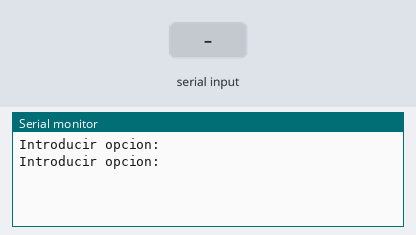
Bench run of a sketch on a simulated Arduino Uno, built with avr-gcc and run on an emulated ATmega328P. Shown: the last lines printed to the serial monitor. The inputs (shaded band) are chosen by the test bench.

Above: at 2.2 s.
2.3 s: "start" received over Serial
5.3 s: "T" received over Serial
At 6.9 s:
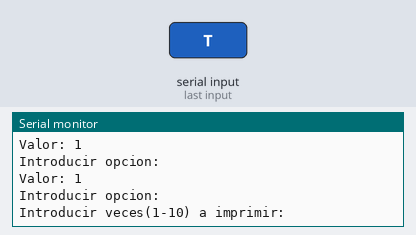
7.8 s: "1\n" received over Serial
At 10.2 s:
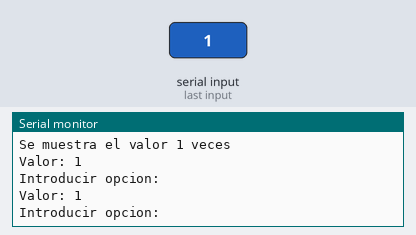

The sketch:

app.ino
```cpp
String textoSerial;
char opcion;
bool activo=0;
bool modo=0;
int valor=1;
int numFor=1;
long temporizador=0;

void setup() {
  // put your setup code here, to run once:
  Serial.begin(9600);
  delay(1000); //Espera tras serial begin
  temporizador=millis();


}

void loop() {

    Serial.print("Introducir opcion: ");
    while(Serial.available()==0){
      textoSerial ="";
      textoSerial = Serial.readString();

      //Si se ha leído algún mensaje, se sale del while
      if(textoSerial != "" || millis()>=temporizador+1000){
        temporizador=millis();
        break;
      }
    }
    Serial.println();

    //Se guarda opcion
    if(textoSerial==""){
      opcion = 'z';
    }else{
      opcion = textoSerial.charAt(0);
    }


    switch(opcion){
      case 'h':
      case 'H':
        Serial.println("H o h (help): muestra este menu de ayuda.");
        Serial.println("START o start: publica cada segundo un valor por el puerto serie");
        Serial.println("STOP o stop: detiene la publicación del valor.");
        Serial.println("T o t (time): El siguiente valor enviado cambiará el periodo de publicación de la señal entre 1 y 10 veces por segundo.");
        Serial.println("M o m (mode): cambia el modo de fijo a alternativo. En modo fijo la señal se emite mantiene siempre el mismo valor siendo el ultimo emitido, por defecto debe ser un 1. Por otra parte, en modo alternativo cada vez que se publica el valor se alterna entre 0 y 1");
        break;
      case 's':
      case 'S':
        //Serial.println(textoSerial);
        //Serial.println(textoSerial.length());
        //if(textoSerial.charAt(4)=='t' || textoSerial.charAt(4)=='T'){
          if(textoSerial.equalsIgnoreCase("start")){ //Enviar los mensajes en consola con < No Line Ending >
          activo=1;
        }else if(textoSerial.equalsIgnoreCase("stop")){
          activo=0;
        }else{
          Serial.println("Opcion no definida");
        }
        break;
      case 't':
      case 'T':
        Serial.print("Introducir veces(1-10) a imprimir: ");
        while(Serial.available()==0){
          textoSerial ="";
          textoSerial = Serial.readString();
          int opcionT = 0;
          if(textoSerial.charAt(0)>=48 && textoSerial.charAt(0) <= 57){
            opcionT = textoSerial.toInt();
          }

          //Si se ha leído algún mensaje, se sale del while
          if(textoSerial != "" && opcionT >= 1 && opcionT<=10){
            //Guardar valor
            numFor = opcionT;

            break;
          }else{
            textoSerial ="";
          }
        }
        Serial.println();

        //Mensaje
        Serial.print("Se muestra el valor "),
        Serial.print(numFor);
        Serial.print(" veces");
        Serial.println();
        break;
      case 'm':
      case 'M':
        if(modo==0){ //intermitente
          Serial.println("Modo intermitente");
          modo=1;
          valor=0;
        }else{ //fijo
          Serial.println("Modo fijo");
          modo=0;
          valor=1;
        }
        break;
      case 'z':
        break;
      default:
        Serial.println("Opcion no definida");
        break;
    }

    //Mostrar valor
    if(activo==1){

      for(int i=0;i<numFor;i++){
        //Se comprueba el modo
        if(modo==1 && valor==0){
          valor=1;
        }else if(modo==1 && valor==1){
          valor=0;
        }
        Serial.print("Valor: ");
        Serial.println(valor);
      }
    }

  //Espera
  //delay(500);

}


/*
Hacer una aplicación de línea de comandos mediante el puerto serie del
microcontrolador.
a. Al iniciar o enviar una h se debe mostrar el menu de ayuda con la
siguiente información:
H o h (help): muestra este menu de ayuda.
START o start: publica cada segundo un valor por el puerto serie
STOP o stop: detiene la publicación del valor.
T o t (time): El siguiente valor enviado cambiará el periodo de
publicación de la señal entre 1 y 10 veces por segundo.
M o m (mode): cambia el modo de fijo a alternativo. En modo fijo la
señal se emite mantiene siempre el mismo valor siendo el ultimo
emitido, por defecto debe ser un 1. Por otra parte, en modo
alternativo cada vez que se publica el valor se alterna entre 0 y 1
*/
```

Measured:
- after the input at 5.3 s, the serial monitor: prints a new line after 1.0 s (image 1)
- after the input at 7.8 s, the serial monitor: prints a new line after 1.0 s (image 2)
